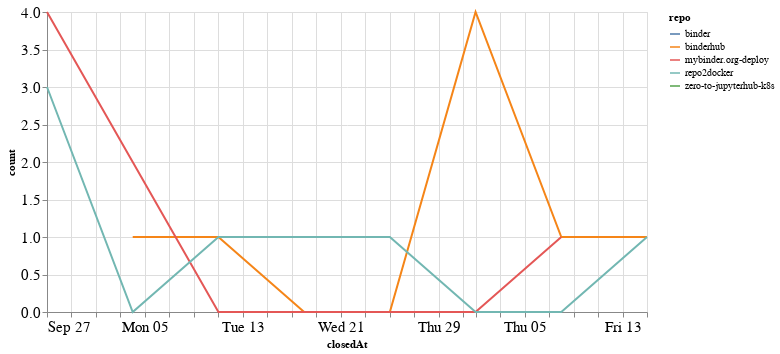

The notebook cell this image was saved under:
### Code cell
closed_by_time = closed_by.groupby('repo').resample('W', on='closedAt').count()['author'].reset_index()
closed_by_time = closed_by_time.rename(columns={'author': 'count'})

alt.Chart(closed_by_time, width=600).mark_line().encode(
    x='closedAt',
    y='count',
    color='repo',
    tooltip="repo"
)

### Figure 1 — Vega-Lite specification as saved in the notebook (floating-point values rounded to 4 significant figures)
{"config": {"axisLeft": {"labelFontSize": 15}, "axisBottom": {"labelFontSize": 15}}, "data": {"name": "data-54687702d0677b1a4b35b887eb5e24b8"}, "mark": "line", "encoding": {"color": {"type": "nominal", "field": "repo"}, "tooltip": {"type": "nominal", "field": "repo"}, "x": {"type": "temporal", "field": "closedAt"}, "y": {"type": "quantitative", "field": "count"}}, "width": 600, "$schema": "https://vega.github.io/schema/vega-lite/v4.8.1.json", "datasets": {"data-54687702d0677b1a4b35b887eb5e24b8": [{"repo": "binder", "closedAt": "2020-11-15T00:00:00", "count": 1}, {"repo": "binderhub", "closedAt": "2020-10-04T00:00:00", "count": 1}, {"repo": "binderhub", "closedAt": "2020-10-11T00:00:00", "count": 1}, {"repo": "binderhub", "closedAt": "2020-10-18T00:00:00", "count": 0}, {"repo": "binderhub", "closedAt": "2020-10-25T00:00:00", "count": 0}, {"repo": "binderhub", "closedAt": "2020-11-01T00:00:00", "count": 4}, {"repo": "binderhub", "closedAt": "2020-11-08T00:00:00", "count": 1}, {"repo": "binderhub", "closedAt": "2020-11-15T00:00:00", "count": 1}, {"repo": "mybinder.org-deploy", "closedAt": "2020-09-27T00:00:00", "count": 4}, {"repo": "mybinder.org-deploy", "closedAt": "2020-10-04T00:00:00", "count": 2}, {"repo": "mybinder.org-deploy", "closedAt": "2020-10-11T00:00:00", "count": 0}, {"repo": "mybinder.org-deploy", "closedAt": "2020-10-18T00:00:00", "count": 0}, {"repo": "mybinder.org-deploy", "closedAt": "2020-10-25T00:00:00", "count": 0}, {"repo": "mybinder.org-deploy", "closedAt": "2020-11-01T00:00:00", "count": 0}, {"repo": "mybinder.org-deploy", "closedAt": "2020-11-08T00:00:00", "count": 1}, {"repo": "repo2docker", "closedAt": "2020-09-27T00:00:00", "count": 3}, {"repo": "repo2docker", "closedAt": "2020-10-04T00:00:00", "count": 0}, {"repo": "repo2docker", "closedAt": "2020-10-11T00:00:00", "count": 1}, {"repo": "repo2docker", "closedAt": "2020-10-18T00:00:00", "count": 1}, {"repo": "repo2docker", "closedAt": "2020-10-25T00:00:00", "count": 1}, {"repo": "repo2docker", "closedAt": "2020-11-01T00:00:00", "count": 0}, {"repo": "repo2docker", "closedAt": "2020-11-08T00:00:00", "count": 0}, {"repo": "repo2docker", "closedAt": "2020-11-15T00:00:00", "count": 1}, {"repo": "zero-to-jupyterhub-k8s", "closedAt": "2020-10-18T00:00:00", "count": 1}]}}
